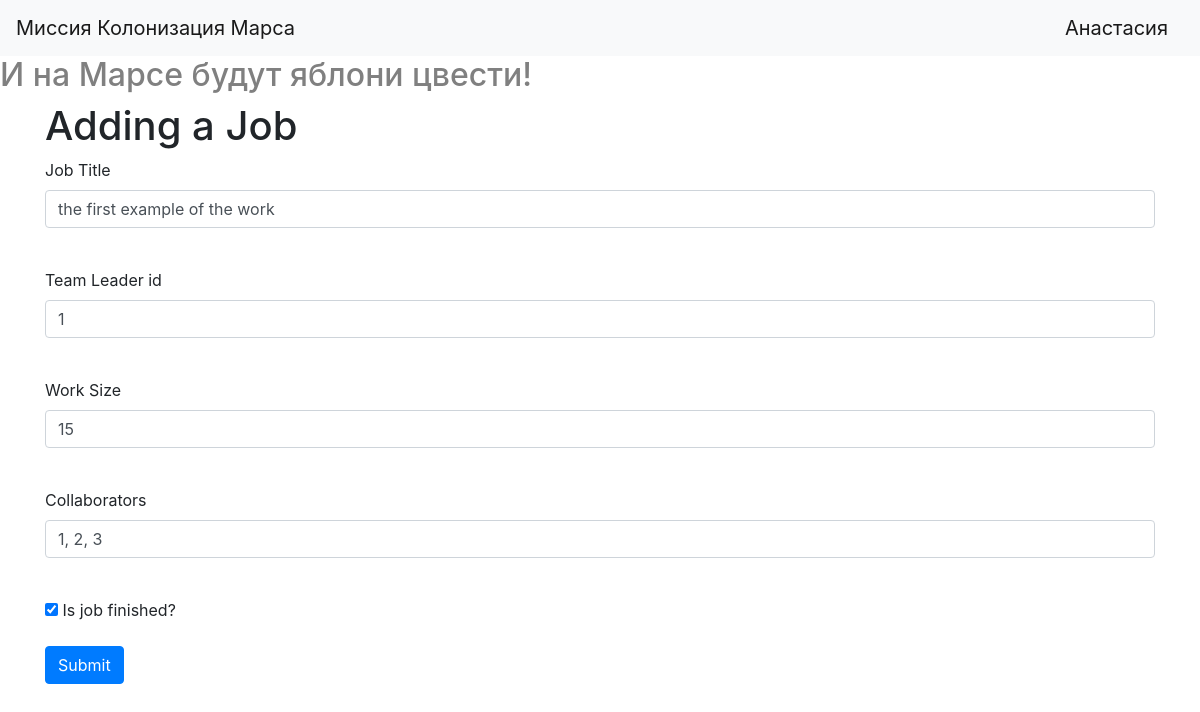
/jobs/1 (signed in), run on the app's committed database.
### data/users.py (models this page shows, shortened)
class User(SqlAlchemyBase, UserMixin):
    __tablename__ = 'users'
    id = sqlalchemy.Column(sqlalchemy.Integer,
                           primary_key=True, autoincrement=True)
    name = sqlalchemy.Column(sqlalchemy.String, nullable=True)
    surname = sqlalchemy.Column(sqlalchemy.String, nullable=True)
    age = sqlalchemy.Column(sqlalchemy.Integer, nullable=True)
    position = sqlalchemy.Column(sqlalchemy.String, nullable=True)
    speciality = sqlalchemy.Column(sqlalchemy.String, nullable=True)
    address = sqlalchemy.Column(sqlalchemy.String, nullable=True)
    about = sqlalchemy.Column(sqlalchemy.String, nullable=True)
    email = sqlalchemy.Column(sqlalchemy.String,
                              index=True, unique=True, nullable=True)
    hashed_password = sqlalchemy.Column(sqlalchemy.String, nullable=True)
    created_date = sqlalchemy.Column(sqlalchemy.DateTime,
                                     default=datetime.datetime.now)
    jobs = orm.relation("Jobs", back_populates='user')
    departments = orm.relation("Department", back_populates='boss')

### data/jobs.py (models this page shows)
class Jobs(SqlAlchemyBase):
    __tablename__ = 'jobs'
    id = sqlalchemy.Column(sqlalchemy.Integer,
                           primary_key=True, autoincrement=True)
    team_leader = sqlalchemy.Column(sqlalchemy.Integer,
                                    sqlalchemy.ForeignKey("users.id"))
    user = orm.relation('User')
    job = sqlalchemy.Column(sqlalchemy.String, nullable=True)
    work_size = sqlalchemy.Column(sqlalchemy.Integer, nullable=True)
    collaborators = sqlalchemy.Column(sqlalchemy.String, nullable=True)
    categories = orm.relation("Category",
                              secondary="association",
                              backref="jobs", uselist=False)
    start_date = sqlalchemy.Column(sqlalchemy.DateTime,
                                   default=datetime.datetime.now)
    end_date = sqlalchemy.Column(sqlalchemy.DateTime, nullable=True)
    is_finished = sqlalchemy.Column(sqlalchemy.Boolean, default=True)

### main.py (the view, shortened to what this page needs)
@app.route('/jobs/<int:id>', methods=['GET', 'POST'])
@login_required
def edit_news(id):
    form = JobsForm()
    if request.method == "GET":
        db_sess = create_session()
        jobs = db_sess.query(Jobs).filter(Jobs.id == id,
                                          Jobs.team_leader == current_user.id
                                          ).first()
        if jobs:
            form.job.data = jobs.job
            form.team_leader.data = jobs.team_leader
            form.work_size.data = jobs.work_size
            form.collaborators.data = jobs.collaborators
            form.is_finished.data = jobs.is_finished
        else:
            abort(404)
    return render_template('jobs.html',
                           title='Editing a Job',
                           form=form
                           )

### main.py
class JobsForm(FlaskForm):
    job = StringField('Job Title')
    team_leader = StringField('Team Leader id')
    work_size = IntegerField('Work Size')
    collaborators = StringField('Collaborators')
    is_finished = BooleanField('Is job finished?')
    submit = SubmitField('Submit')

### data/db_session.py (called while the page is built)
def create_session() -> Session:
    global __factory
    return __factory()

### main.py (called while the page is built)
@login_manager.user_loader
def load_user(user_id):
    db_sess = create_session()
    return db_sess.query(User).get(user_id)

### templates/jobs.html (shortened to what this page needs)
{% extends "base.html" %}
{% block content %}
<h1>Adding a Job</h1>
<form action="" method="post">
    <p>
        {{ form.job.label }}<br>
        {{ form.job(class="form-control") }}<br>
    </p>
    <p>
        {{ form.team_leader.label }}<br>
        {{ form.team_leader(class="form-control") }}<br>
    </p>
    <p>
        {{ form.work_size.label }}<br>
        {{ form.work_size(class="form-control") }}<br>
    </p>
    <p>
        {{ form.collaborators.label }}<br>
        {{ form.collaborators(class="form-control") }}<br>
    </p>
    <p>{{ form.is_finished() }} {{ form.is_finished.label }}</p>
    <p>{{ form.submit(type="submit", class="btn btn-primary") }}</p>
</form>
{% endblock %}

### templates/base.html (shortened to what this page needs)
<!doctype html>
<html lang="en">
<head>
    <link rel="stylesheet"
          href="https://stackpath.bootstrapcdn.com/bootstrap/4.4.1/css/bootstrap.min.css"
>
</head>
<body>
<header>
    <nav class="navbar navbar-light bg-light">
        <a class="navbar-brand" href="#">Миссия Колонизация Марса</a>
        {% if current_user.is_authenticated %}
    <a class="navbar-brand" href="/logout">{{ current_user.name }}</a>
{% else %}
    <p>
        <a class="btn btn-primary " href="/register">Зарегистрироваться</a>
        <a class="btn btn-success" href="/login">Войти</a>
    </p>
{% endif %}
    </nav>
    <h2>И на Марсе будут яблони цвести!</h2>
</header>
<main role="main" class="container">
    {% block content %}{% endblock %}
</main>
</body>
</html>

### templates/base.html (style rules this page uses)
h2 { color: #808080; }

### data on the page
User: name "Анастасия"
Jobs: job "the first example of the work", team_leader "1", work_size "15", collaborators "1, 2, 3", is_finished "☑"
